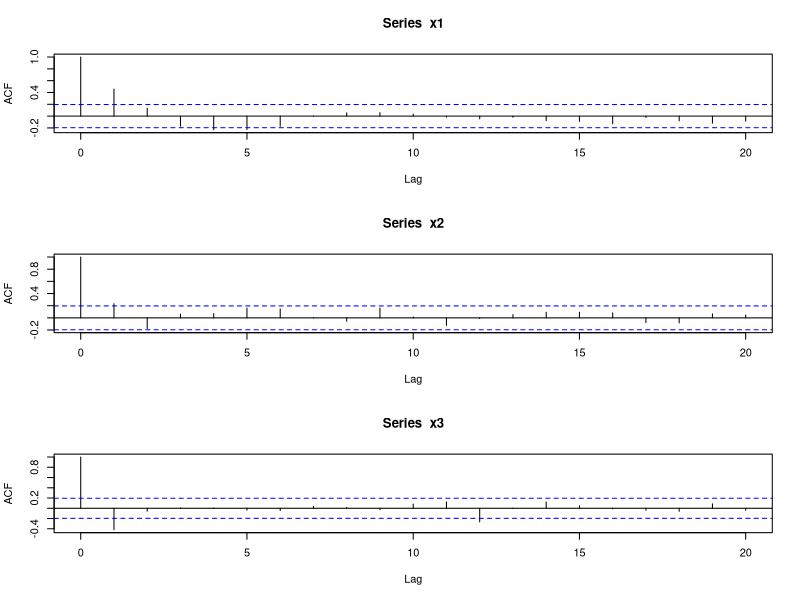

Source code (R):
# 设置工作路径
setwd("D:\\softwares\\applied statistics\\rcodelearning\\chap14\\sourcecode")
# 设置随机数种子
set.seed(1)
# 样本量
samplesize <- 100
# MA序列1
x1 <- arima.sim(
    n = samplesize, # 样本量
    list(ma = c(0.5, 0.3))
)
# MA序列2
x2 <- arima.sim(
    n = samplesize, # 样本量
    list(ma = c(0.5, -0.3))
)
# MA序列3
x3 <- arima.sim(
    n = samplesize, # 样本量
    list(ma = c(-0.75, -0.3))
)
# 开始绘图
dev.new()
# 保存文件
pdf("../codeimage/code3.pdf")
# 设置子图
par(mfrow = c(3, 1))
# 自相关函数图
acf(x1)
acf(x2)
acf(x3)
# 关闭图形
dev.off()
# 关闭文件
dev.off()
# 保存工作空间
save.image("R3.RData")
